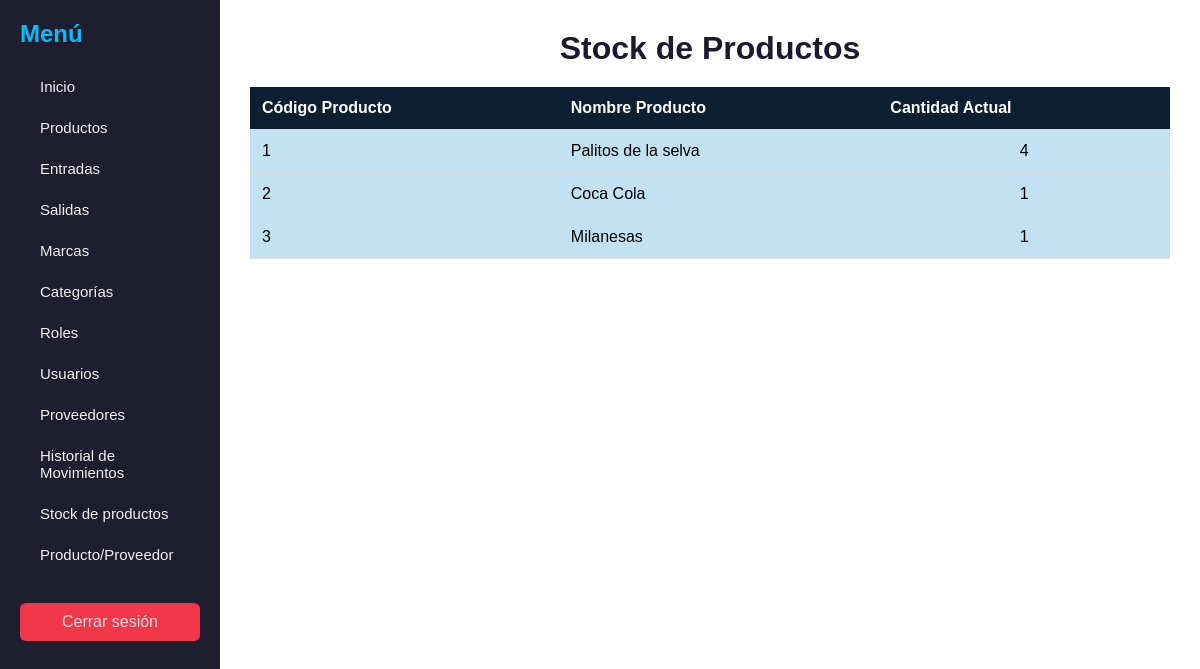
Screenshot of /Vistas/registroStock.php with the database file from the repository.
### tables this page shows
CREATE TABLE IF NOT EXISTS `producto` (
  `id_producto` int NOT NULL AUTO_INCREMENT,
  `codigo` varchar(50) NOT NULL,
  `nombre` varchar(100) NOT NULL,
  `descripcion` text,
  `precio` decimal(10,2) NOT NULL,
  `id_marca` int DEFAULT NULL,
  `id_categoria` int DEFAULT NULL,
  `id_proveedor` int DEFAULT NULL,
  PRIMARY KEY (`id_producto`),
  UNIQUE KEY `codigo` (`codigo`),
  KEY `producto_ibfk_1` (`id_marca`),
  KEY `producto_ibfk_2` (`id_categoria`),
  KEY `fk_producto_proveedor` (`id_proveedor`),
  CONSTRAINT `fk_producto_proveedor` FOREIGN KEY (`id_proveedor`) REFERENCES `proveedor` (`id_proveedor`) ON DELETE SET NULL ON UPDATE CASCADE,
  CONSTRAINT `producto_ibfk_1` FOREIGN KEY (`id_marca`) REFERENCES `marca` (`id_marca`) ON DELETE SET NULL,
  CONSTRAINT `producto_ibfk_2` FOREIGN KEY (`id_categoria`) REFERENCES `categoria` (`id_categoria`) ON DELETE SET NULL
);

### Clases/Stock.php (called while the page is built, shortened)
<?php
class Stock {
    public static function obtenerStockActual($bd) {
        $sql = "SELECT p.id_producto,p.codigo, p.nombre AS nombre_producto,
                    COALESCE(
                        (SELECT s.cantidad
                        FROM stock s
                        WHERE s.id_producto = p.id_producto
                        ORDER BY s.id_stock DESC
                        LIMIT 1),
                    0) AS cantidad
                FROM producto p
                ORDER BY p.codigo";
        $stmt = $bd->prepare($sql);
        $stmt->execute();
        return $stmt->fetchAll(PDO::FETCH_ASSOC);
    }
}
?>

### Vistas/registroStock.php (the view, shortened to what this page needs)
<?php
include_once __DIR__ . '/../DataBase.php';
include_once __DIR__ . '/../Clases/Stock.php';
$stock_actual = Stock::obtenerStockActual($bd);
?>
<!DOCTYPE html>
<html lang="es">
<head>
    <link rel="stylesheet" href="../CSS/stock.css">
</head>
<body>
    <div class="contenedor-general">
        <nav class="barra-lateral">
            <h2>Menú</h2>
            <ul>
                <li><a href="../Vistas/paginaInicio.php">Inicio</a></li>
                <li><a href="../Vistas/crudProducto.php">Productos</a></li>
                <li><a href="../Vistas/registroEntrada.php">Entradas</a></li>
                <li><a href="../Vistas/registroSalida.php">Salidas</a></li>
                <li><a href="../Vistas/crudMarca.php">Marcas</a></li>
                <li><a href="../Vistas/crudCategoria.php">Categorías</a></li>
                <li><a href="../Vistas/crudRol.php">Roles</a></li>
                <li><a href="../Vistas/crudUsuario.php">Usuarios</a></li>
                <li><a href="../Vistas/crudProveedor.php">Proveedores</a></li>
                <li><a href="../Vistas/historialMovimientos.php">Historial de Movimientos</a></li>
                <li><a href="../Vistas/registroStock.php">Stock de productos</a></li>
                <li><a href="../Vistas/producto_proveedor.php">Producto/Proveedor</a></li>
            </ul>
            <a href="../index.php" class="cerrar-btn">Cerrar sesión</a>
        </nav>
        <div class="contenido-principal">
            <h1>Stock de Productos</h1>
            <div id="contenido">
                <table>
                    <tr>
                        <th>Código Producto</th>
                        <th>Nombre Producto</th>
                        <th>Cantidad Actual</th>
                    </tr>
                    <?php
                        if($stock_actual){
                            foreach($stock_actual as $p){
                                echo '<tr>
                                        <td>'.$p["codigo"].'</td>
                                        <td>'.$p["nombre_producto"].'</td>
                                        <td>'.$p["cantidad"].'</td>
                                      </tr>';
                            }
                        }
                    ?>
                </table>
            </div>
        </div>
    </div>
</body>
</html>

### CSS/stock.css (style rules this page uses)
body { font-family: "Montserrat", sans-serif; background: #f0f2f5; margin: 0; padding: 0; }
.contenedor-general { display: flex; min-height: 100vh; }
.barra-lateral { width: 220px; background-color: #1e1e2f; color: #e2edf8; padding: 20px; box-sizing: border-box; }
.barra-lateral h2 { margin-top: 0; margin-bottom: 20px; font-size: 24px; font-weight: 700; color: #00bfff; font-family: "Montserrat", sans-serif; }
.barra-lateral ul { list-style: none; padding: 0; margin-top: 15px; }
.barra-lateral ul li { margin-bottom: 0; }
.barra-lateral ul li a { font-family: Tahoma, Geneva, sans-serif; display: block; text-decoration: none; padding: 10px 20px; border-radius: 2px; margin-bottom: 4px; color: #f0f0f0; background-color: transparent; font-size: 15px; font-weight: 500; transition: background-color 0.2s, color 0.2s, transform 0.2s; }
.cerrar-btn { display: block; margin-top: 30px; padding: 10px; background-color: #f3374a; color: #f8dbdb; text-align: center; text-decoration: none; border-radius: 6px; }
.contenido-principal { flex: 1; padding: 30px; background-color: #fff; display: flex; flex-direction: column; box-sizing: border-box; }
.contenido-principal h1 { font-size: 32px; text-align: center; margin: 0 0 20px 0; color: #1a1a2e; font-weight: 700; font-family: "Montserrat", sans-serif; }
table { width: 100%; border-collapse: collapse; }
table th, table td { padding: 12px; border-bottom: 1px solid #ddd; text-align: left; font-family: "Montserrat", sans-serif; }
table th { background-color: #0c1f33; color: #fff; font-weight: 600; }
table td:nth-child(n+3) { text-align: center; }
table tr { background-color: #c2e2f3; }

### rows the page displays
producto: codigo "1", nombre "Palitos de la selva", cantidad "4"
producto: codigo "2", nombre "Coca Cola", cantidad "1"
producto: codigo "3", nombre "Milanesas", cantidad "1"
